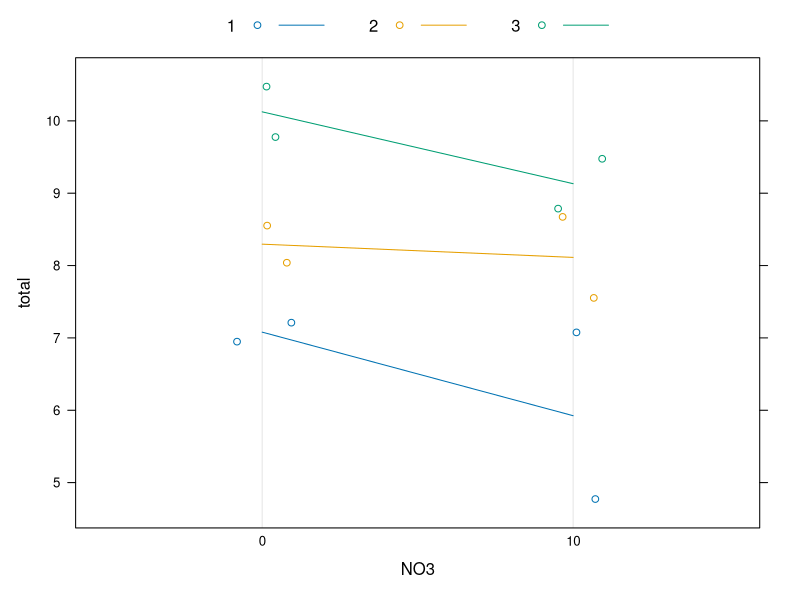
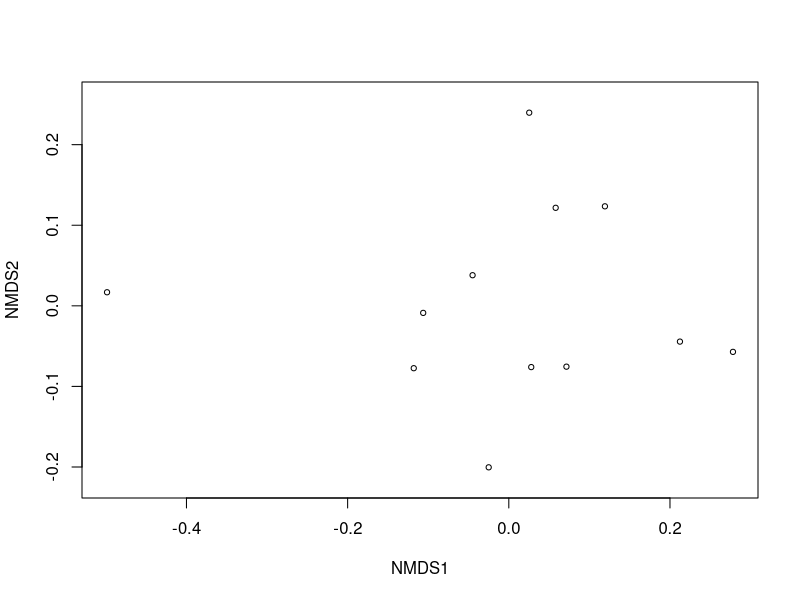

Source code (R) for these figures, in order:
library(vegan)
data(dune)
data(dune.env)
## default test by terms
adonis2(dune ~ Management*A1, data = dune.env)
## overall tests
adonis2(dune ~ Management*A1, data = dune.env, by = NULL)

### Example of use with strata, for nested (e.g., block) designs.
dat <- expand.grid(rep=gl(2,1), NO3=factor(c(0,10)),field=gl(3,1) )
dat
Agropyron <- with(dat, as.numeric(field) + as.numeric(NO3)+2) +rnorm(12)/2
Schizachyrium <- with(dat, as.numeric(field) - as.numeric(NO3)+2) +rnorm(12)/2
total <- Agropyron + Schizachyrium
dotplot(total ~ NO3, dat, jitter.x=TRUE, groups=field,
        type=c('p','a'), xlab="NO3", auto.key=list(columns=3, lines=TRUE) )
Y <- data.frame(Agropyron, Schizachyrium)
mod <- metaMDS(Y)
plot(mod)

